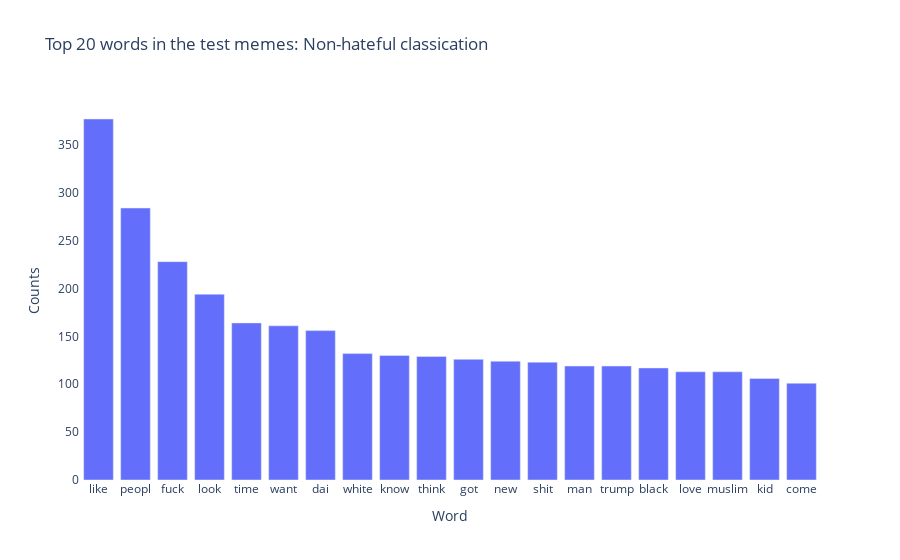

This figure's notebook cell:
### Code cell
# Create the nonhateful bar
nonhateful_bar = px.bar(nonhateful_df[:20],
                       x='Word',
                       y='Counts',
                       title='Top 20 words in the test memes: Non-hateful classication')
nonhateful_bar.update_layout(
    {
        'plot_bgcolor': 'rgba(0,0,0,0)',
        'paper_bgcolor':'rgba(0,0,0,0)' 
    }
)
nonhateful_bar.show()

### Figure 1 — Plotly figure (JSON) as saved in the notebook; plotly's stock layout.template omitted (floating-point values rounded to 4 significant figures)
{"data": [{"alignmentgroup": "True", "hovertemplate": "Word=%{x}<br>Counts=%{y}<extra></extra>", "legendgroup": "", "marker": {"color": "#636efa"}, "name": "", "offsetgroup": "", "orientation": "v", "showlegend": false, "textposition": "auto", "type": "bar", "x": ["like", "peopl", "fuck", "look", "time", "want", "dai", "white", "know", "think", "got", "new", "shit", "man", "trump", "black", "love", "muslim", "kid", "come"], "xaxis": "x", "y": [377, 284, 228, 194, 164, 161, 156, 132, 130, 129, 126, 124, 123, 119, 119, 117, 113, 113, 106, 101], "yaxis": "y"}], "layout": {"barmode": "relative", "legend": {"tracegroupgap": 0}, "paper_bgcolor": "rgba(0,0,0,0)", "plot_bgcolor": "rgba(0,0,0,0)", "title": {"text": "Top 20 words in the test memes: Non-hateful classication"}, "xaxis": {"anchor": "y", "domain": [0, 1], "title": {"text": "Word"}}, "yaxis": {"anchor": "x", "domain": [0, 1], "title": {"text": "Counts"}}}}
